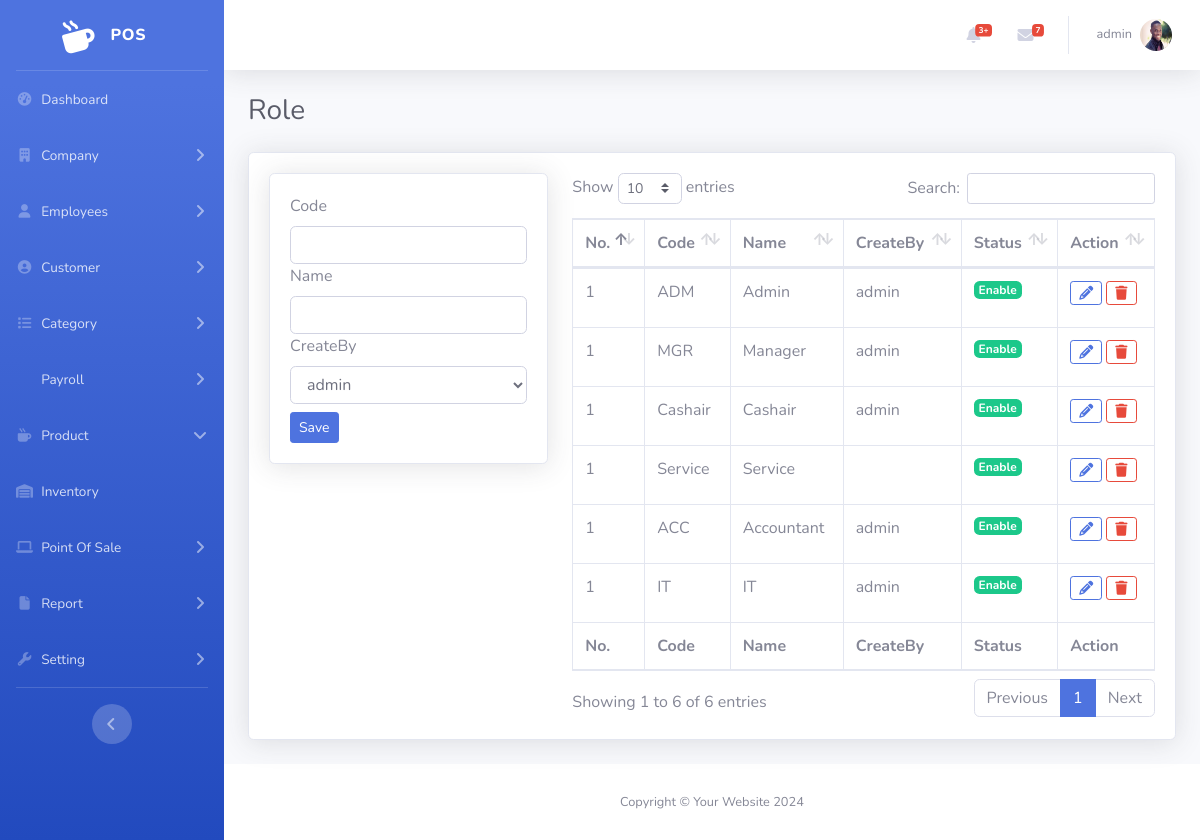
The app's page /admin/role.php (signed in), older data.
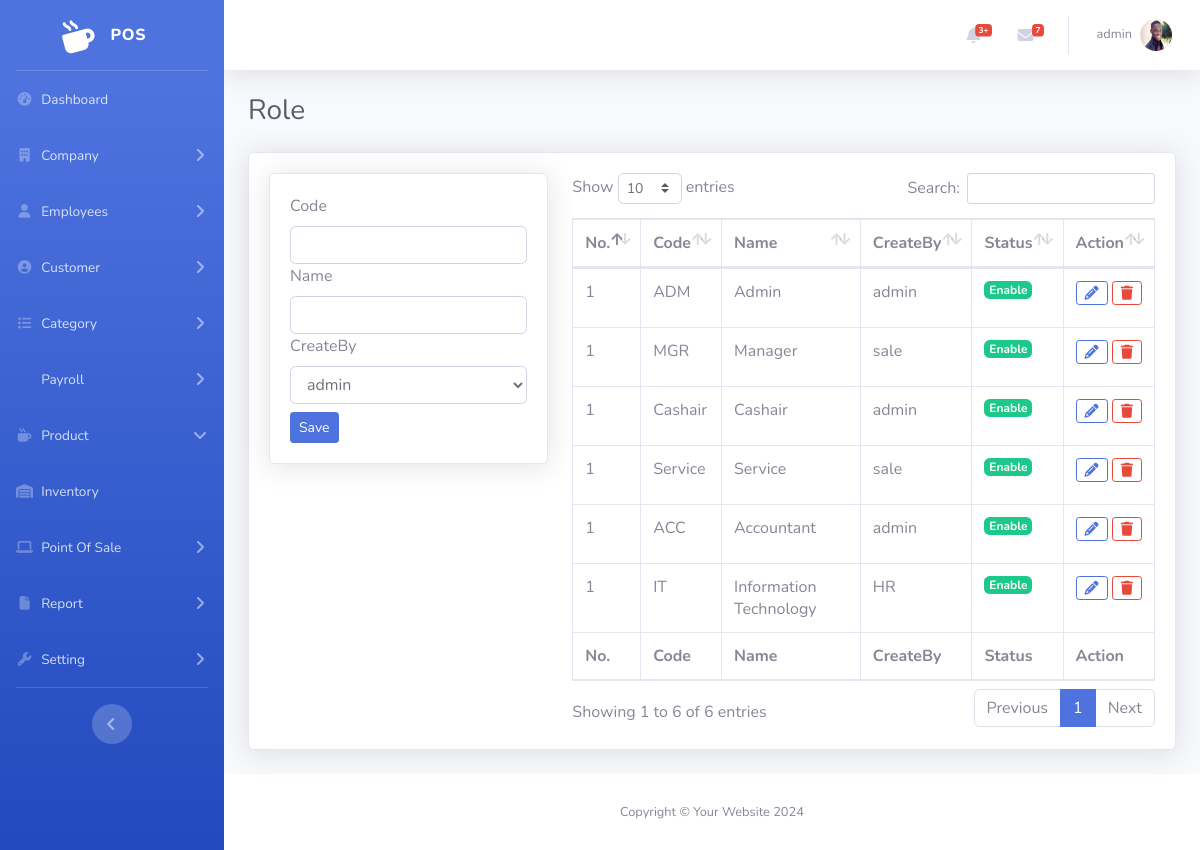
The same page, newer data.
### tables this page shows
CREATE TABLE `user` (
  `Id` int(11) NOT NULL,
  `OutletId` int(11) DEFAULT NULL,
  `EmployeeId` int(11) DEFAULT NULL,
  `RoleId` int(11) DEFAULT NULL,
  `Username` varchar(120) NOT NULL,
  `Password` varchar(255) NOT NULL,
  `Remark` varchar(255) DEFAULT NULL,
  `Status` tinyint(1) DEFAULT 1,
  `CreateBy` int(11) DEFAULT NULL,
  `CreateAt` timestamp NOT NULL DEFAULT current_timestamp(),
  `UpdateAt` datetime DEFAULT NULL
);

CREATE TABLE `employee` (
  `Id` int(11) NOT NULL,
  `OutletId` int(11) DEFAULT NULL,
  `Firstname` varchar(120) NOT NULL,
  `Lastname` varchar(120) NOT NULL,
  `Gender` tinyint(1) NOT NULL,
  `Dob` datetime DEFAULT NULL,
  `Email` varchar(120) DEFAULT NULL,
  `Tel` varchar(18) NOT NULL,
  `Salary` decimal(6,2) DEFAULT 0.00,
  `Currency` int(11) DEFAULT 1,
  `Position` varchar(120) NOT NULL,
  `Image` varchar(255) DEFAULT NULL,
  `Status` tinyint(1) DEFAULT 1,
  `JoinAT` datetime DEFAULT NULL,
  `ResignAt` datetime DEFAULT NULL,
  `ReasonResign` text DEFAULT NULL,
  `CreateBy` int(11) DEFAULT NULL,
  `CreateAt` timestamp NOT NULL DEFAULT current_timestamp(),
  `UpdateAt` datetime DEFAULT NULL,
  `Remark` text DEFAULT NULL
);

CREATE TABLE `role` (
  `Id` int(11) NOT NULL,
  `Name` varchar(120) NOT NULL,
  `Code` varchar(120) NOT NULL,
  `Status` tinyint(1) DEFAULT 1,
  `CreateBy` int(11) DEFAULT NULL,
  `CreateAt` timestamp NOT NULL DEFAULT current_timestamp(),
  `UpdateAt` datetime DEFAULT NULL
);

### admin/role.php (the view, shortened to what the rows shown need)
<?php
include('function_role.php');
?>
<!DOCTYPE html>
<html lang="en">
<head>
    <link href="vendor/fontawesome-free/css/all.min.css" rel="stylesheet" type="text/css">
    <link rel="stylesheet" href="https://cdnjs.cloudflare.com/ajax/libs/font-awesome/6.5.2/css/all.min.css" />
    <link href="css/sb-admin-2.min.css" rel="stylesheet">
    <link href="vendor/datatables/dataTables.bootstrap4.min.css" rel="stylesheet">
</head>
<body id="page-top">
    <div id="wrapper">
        <div id="content-wrapper" class="d-flex flex-column">
            <div id="content">
                <?php include './include/topbar.php' ?>
                <div class="container-fluid">
                    <div class="d-sm-flex align-items-center justify-content-between mb-4">
                        <h1 class="h3 mb-0 text-gray-800">Role</h1>
                    </div>
                    <div class="card shadow mb-4">
                        <div class="card-body">
                            <div class="row">
                                <div class="col-8">
                                    <div class="table-responsive">
                                        <table class="table table-bordered" id="dataTable" width="100%" cellspacing="0">
                                            <thead>
                                                <tr>
                                                    <th>No.</th>
                                                    <th>Code</th>
                                                    <th>Name</th>
                                                    <th>CreateBy</th>
                                                    <th>Status</th>
                                                    <th>Action</th>
                                                </tr>
                                            </thead>
                                            <tfoot>
                                                <tr>
                                                    <th>No.</th>
                                                    <th>Code</th>
                                                    <th>Name</th>
                                                    <th>CreateBy</th>
                                                    <th>Status</th>
                                                    <th>Action</th>
                                                </tr>
                                            </tfoot>
                                            <tbody>
                                                <?php
                                                $sqlRole = "SELECT * FROM `role`";
                                                $item = $conn->query($sqlRole);
                                                ?>
                                                <?php foreach ($item as $rowRole) :
                                                    $createby = $conn->query("SELECT * FROM `user` WHERE Id=" . $rowRole['CreateBy'])->fetch_assoc();
                                                    $i = 1;
                                                ?>
                                                    <tr>
                                                        <td><?= $i ?></td>
                                                        <td><?= $rowRole['Code'] ?></td>
                                                        <td><?= $rowRole['Name'] ?></td>
                                                        <td><?= $createby['Username'] ?></td>
                                                        <td>
                                                            <?php
                                                            if ($rowRole['Status'] == 1) {
                                                                echo '<p><a href="statusRole.php?Id=' . $rowRole['Id'] . '&Status=0" class="badge badge-lg badge-success text-white">Enable</a></p>';
                                                            } else {
                                                                echo '<p><a href="statusRole.php?Id=' . $rowRole['Id'] . '&Status=1" class="badge badge-secondary badge-lg text-white">Disable</a></p>';
                                                            }
                                                            ?>
                                                        </td>
                                                        <td>
                                                            <a href="role.php?Id=<?= $rowRole['Id'] ?>" class="btn btn-outline-primary btn-sm "><i class="fa fa-pencil"></i></a>
                                                            <a href="role.php?delId=<?= $rowRole['Id'] ?>" class="btn btn-outline-danger btn-sm"><i class="fas fa-trash"></i></a>
                                                        </td>
                                                    </tr>
                                                <?php endforeach  ?>
                                            </tbody>
                                        </table>
                                    </div>
                                </div>
                            </div>
                        </div>
                    </div>
                </div>
            </div>
        </div>
    </div>
</body>
</html>

### admin/include/topbar.php (shortened to what the rows shown need)
<?php
include('../admin/cn.php');
?>
<nav class="navbar navbar-expand navbar-light bg-white topbar mb-4 static-top shadow">
    <ul class="navbar-nav ml-auto">
        <?php
        $id = $_SESSION['session'];
        $sql = "SELECT * FROM `user` WHERE `Id` = '$id'";
        $rs = $conn->query($sql);
        $row = mysqli_fetch_assoc($rs);
        $Profile = $conn->query("SELECT * FROM `Employee` WHERE Id=" . $row['EmployeeId'])->fetch_assoc();
        ?>
        <li class="nav-item dropdown no-arrow">
            <a class="nav-link dropdown-toggle" href="#" id="userDropdown" role="button" data-toggle="dropdown" aria-haspopup="true" aria-expanded="false">
                <span class="mr-2 d-none d-lg-inline text-gray-600 small"><?php echo $row['Username'] ?></span>
                <img class="img-profile rounded-circle" src="../admin/ImageEmp/<?php echo $Profile['Image'] ?>" id="imgInp">
            </a>
        </li>
    </ul>
</nav>

Row changes from the older to the newer data that the page shows:
changed role "MGR": user.Username "admin" → "sale"
changed role "Service": user.Username (not shown) → "sale"
changed role "IT": Name "IT" → "Information Technology"; user.Username "admin" → "HR"
